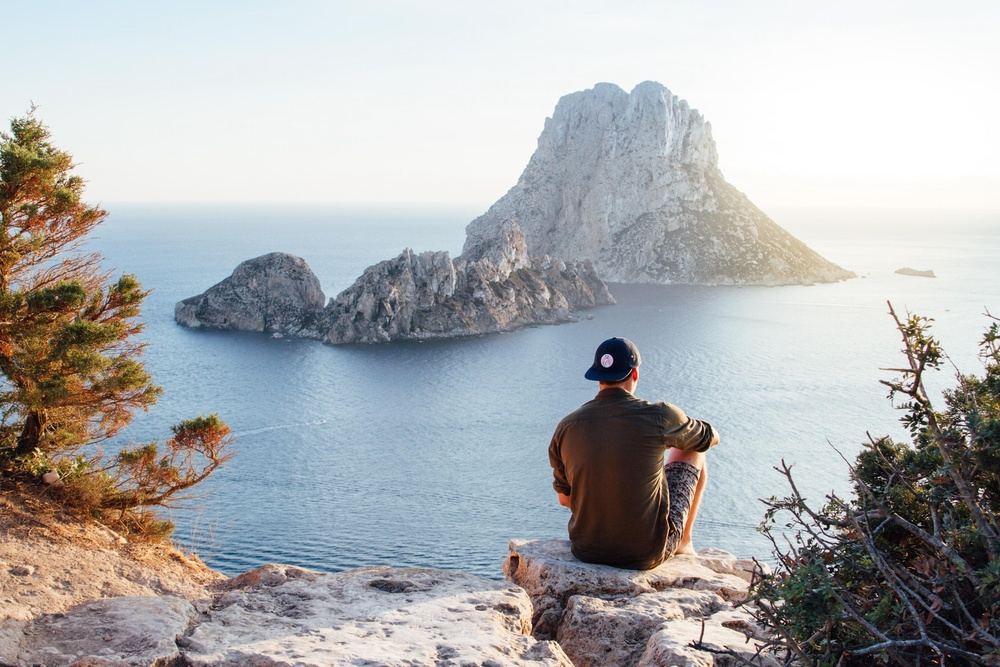
#> input picture images/adventure.jpeg, 1000 x 667 px, shrunk from 1920 x 1280 before the run, given in place of the camera
$ python 15_Morphological_Transformations_using_Camera.py
#> lines starting #> are read from the running program, lines starting #| are printed output that depends on the picture; after the words box and inside, x2 and y2 are one past the last pixel; in counts of white or black regions, pixels touching at a corner belong together
"""
Morphological transformations are normally performed on binary images.

A kernal tells you how to change the value of any given pixel by combining it with different amounts of the nighboring pixels.

"""
import cv2
import numpy as np


def nothing(x):
    pass


cap = cv2.VideoCapture(0)
cv2.namedWindow("Trackbars", cv2.WINDOW_NORMAL)
cv2.createTrackbar("LH", "Trackbars", 0, 179, nothing)
#> slider 'LH' is set to 35
cv2.createTrackbar("LS", "Trackbars", 0, 255, nothing)
#> slider 'LS' is set to 51
cv2.createTrackbar("LV", "Trackbars", 0, 255, nothing)
#> slider 'LV' is set to 51
cv2.createTrackbar("UH", "Trackbars", 179, 179, nothing)
cv2.createTrackbar("US", "Trackbars", 255, 255, nothing)
cv2.createTrackbar("UV", "Trackbars", 255, 255, nothing)

while(cap.isOpened()):
    ret, frame = cap.read()
#> frame is the input picture: shape (667, 1000, 3); mean B, G, R 175.1, 174, 172.9
    if ret:

        l_h = cv2.getTrackbarPos("LH", "Trackbars")
        l_s = cv2.getTrackbarPos("LS", "Trackbars")
        l_v = cv2.getTrackbarPos("LV", "Trackbars")
        u_h = cv2.getTrackbarPos("UH", "Trackbars")
        u_s = cv2.getTrackbarPos("US", "Trackbars")
        u_v = cv2.getTrackbarPos("UV", "Trackbars")

        hsv = cv2.cvtColor(frame, cv2.COLOR_BGR2HSV)
#> hsv: shape (667, 1000, 3); mean H, S, V 72.5, 42, 185.5
        lower_blue = np.array([l_h, l_s, l_v])
        upper_blue = np.array([u_h, u_s, u_v])
        mask = cv2.inRange(hsv, lower_blue, upper_blue)
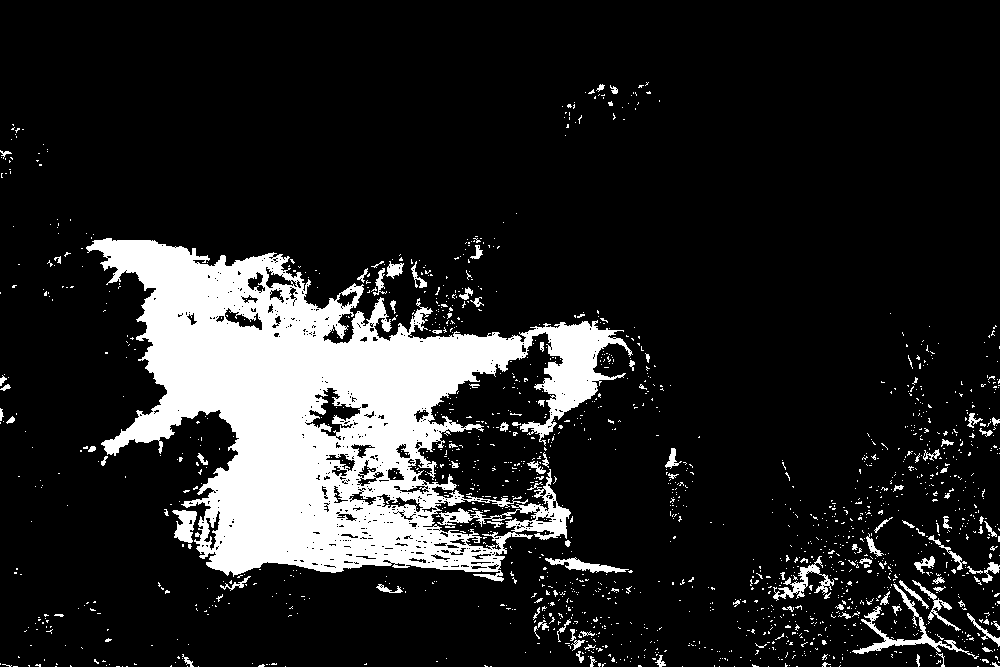
#> mask: shape (667, 1000); 14.4% white; 1623 white regions (1520 under 20 px), largest, box (x1, y1, x2, y2) and area: (86, 238, 633, 582) 82870, (852, 584, 979, 659) 1145, (773, 556, 834, 601) 691
        kernel = np.ones((5, 5), np.uint8)
        erosion = cv2.erode(mask, kernel)
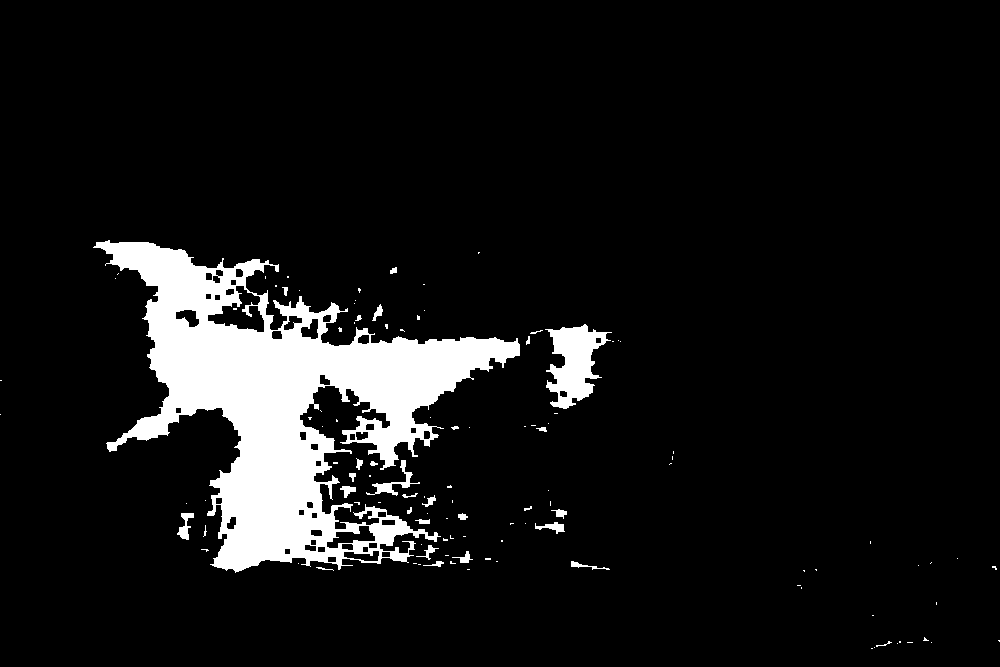
#> erosion: shape (667, 1000); 8.6% white; 115 white regions (85 under 20 px), largest, box (x1, y1, x2, y2) and area: (93, 240, 520, 573) 52107, (545, 324, 612, 409) 3000, (366, 460, 420, 496) 384
        dilation = cv2.dilate(mask, kernel)
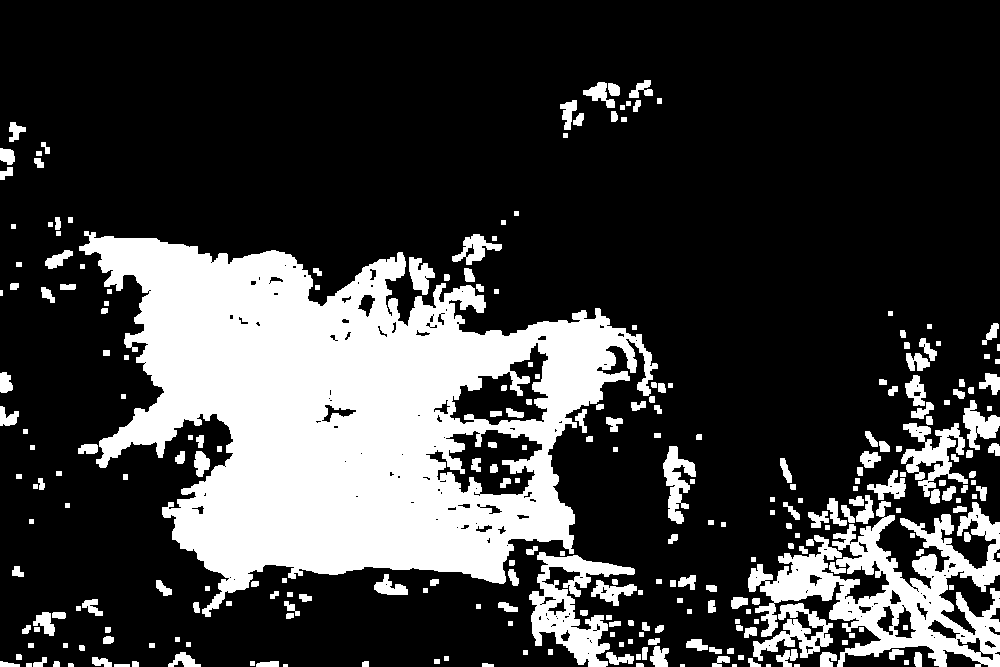
#> dilation: shape (667, 1000); 24.3% white; 277 white regions (7 under 20 px), largest, box (x1, y1, x2, y2) and area: (79, 231, 658, 617) 112173, (748, 501, 1000, 667) 17223, (529, 552, 635, 667) 4839
        opening = cv2.morphologyEx(mask, cv2.MORPH_OPEN, kernel, iterations=2)
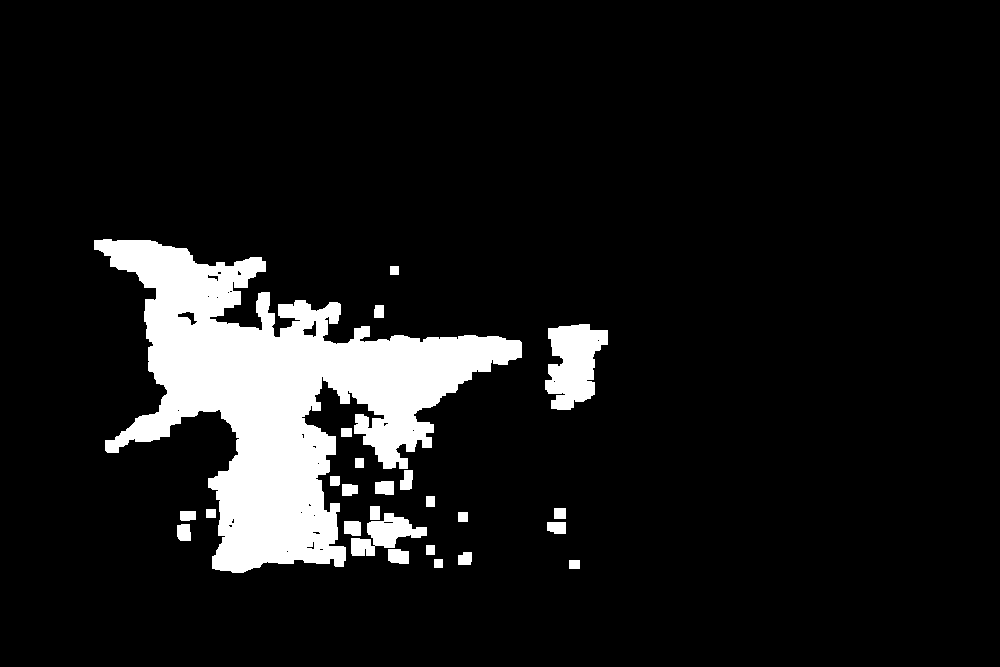
#> opening: shape (667, 1000); 9.6% white; 25 white regions, largest, box (x1, y1, x2, y2) and area: (94, 239, 522, 573) 55841, (545, 324, 608, 410) 3658, (351, 513, 427, 556) 1565
        closing = cv2.morphologyEx(mask, cv2.MORPH_CLOSE, kernel)
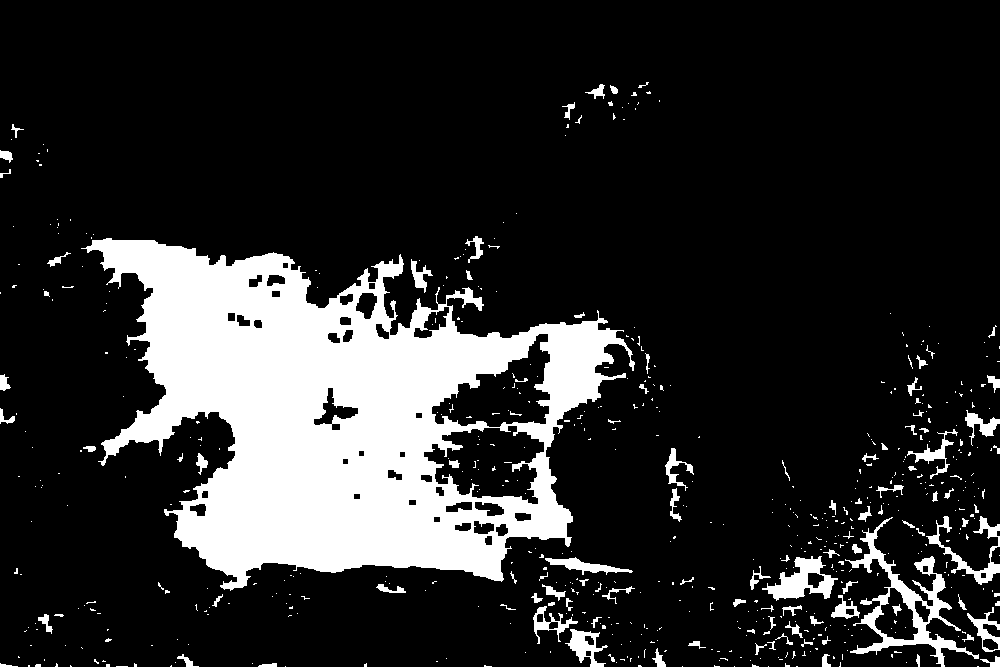
#> closing: shape (667, 1000); 17.1% white; 598 white regions (490 under 20 px), largest, box (x1, y1, x2, y2) and area: (81, 238, 635, 591) 96529, (845, 517, 979, 667) 3785, (762, 556, 838, 601) 1486
        result = cv2.bitwise_and(frame, frame, mask=mask)
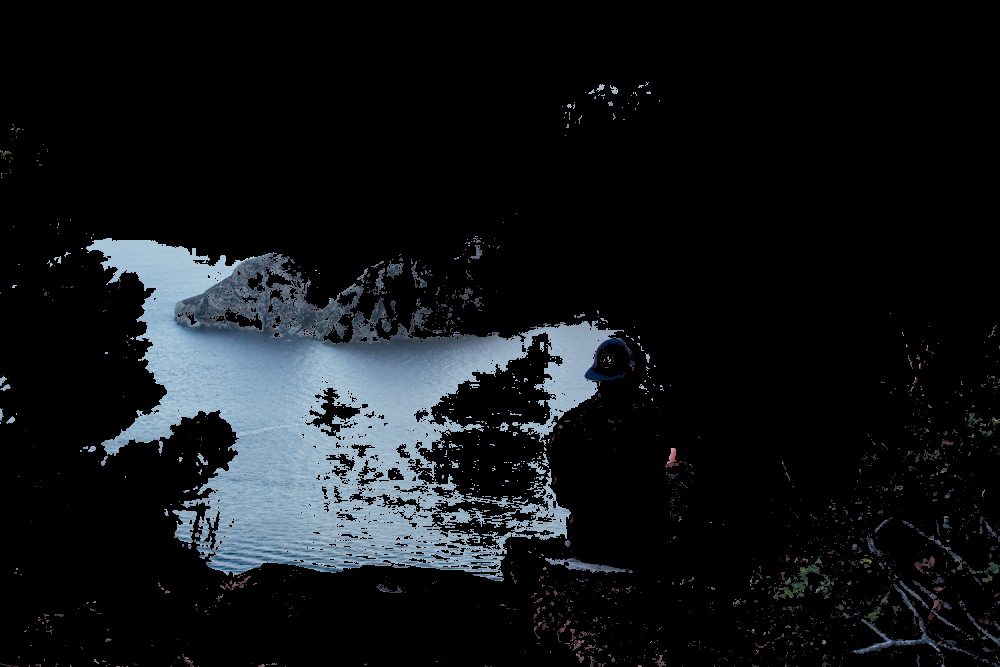
#> result: shape (667, 1000, 3); mean B, G, R 24.1, 21.4, 18.2

        object = cv2.add(frame, frame, mask=erosion)
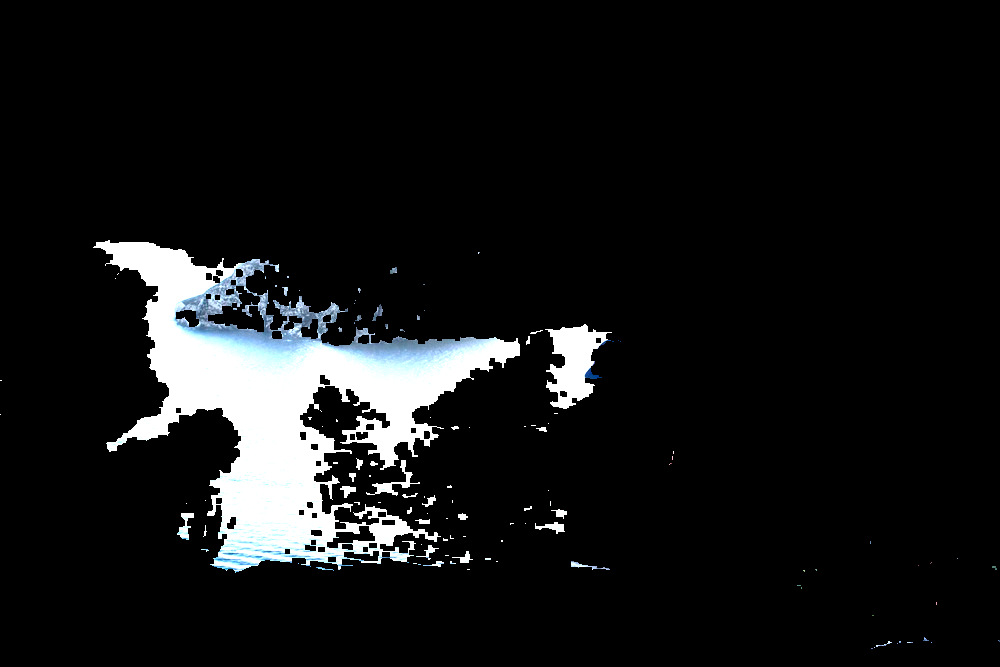
#> object: shape (667, 1000, 3); mean B, G, R 21.4, 20.9, 20.1
        cv2.imshow("frame", frame)
        cv2.imshow("Object", object)
        cv2.imshow("mask", mask)
        cv2.imshow("erosion", erosion)
        cv2.imshow("dilation", dilation)
        cv2.imshow("Opening", opening)
        cv2.imshow("Closing", closing)

    key = cv2.waitKey(1)
#> (key Esc is pressed here)
    if key == 27:
        break
cap.release()
cv2.destroyAllWindows()

$ run again, on images/baseball_ball.png
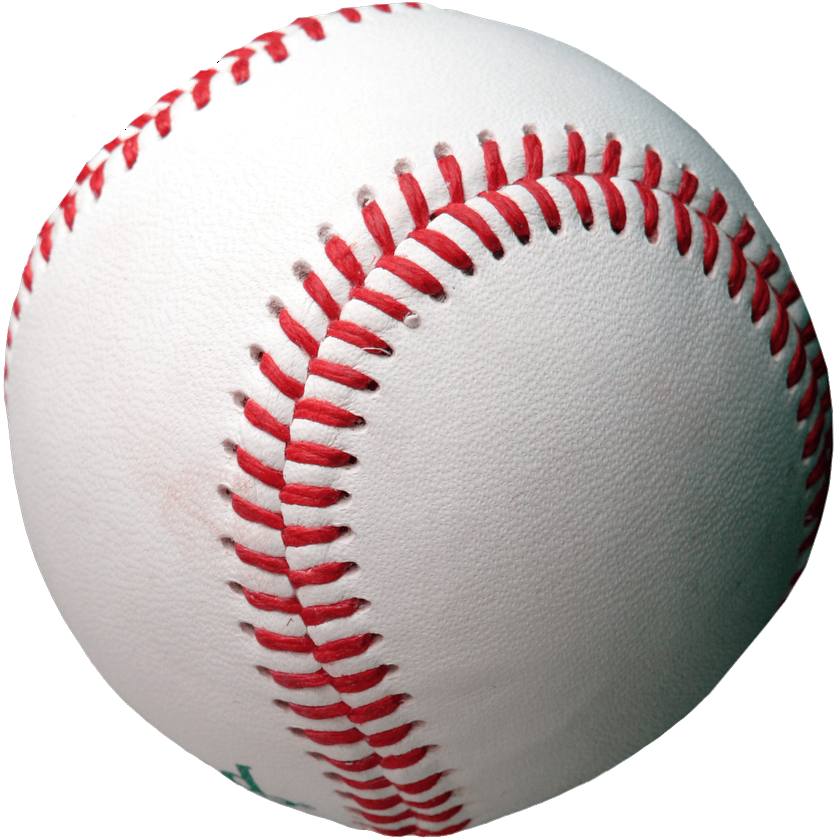
#> input picture images/baseball_ball.png, 840 x 840 px, shrunk from 1500 x 1500 before the run, given in place of the camera
#> frame is the input picture: shape (840, 840, 3); mean B, G, R 188.5, 188.8, 200.5
#> hsv: shape (840, 840, 3); mean H, S, V 32.9, 25.2, 201.8
#> `mask = cv2.inRange(hsv, lower_blue, upper_blue)`:
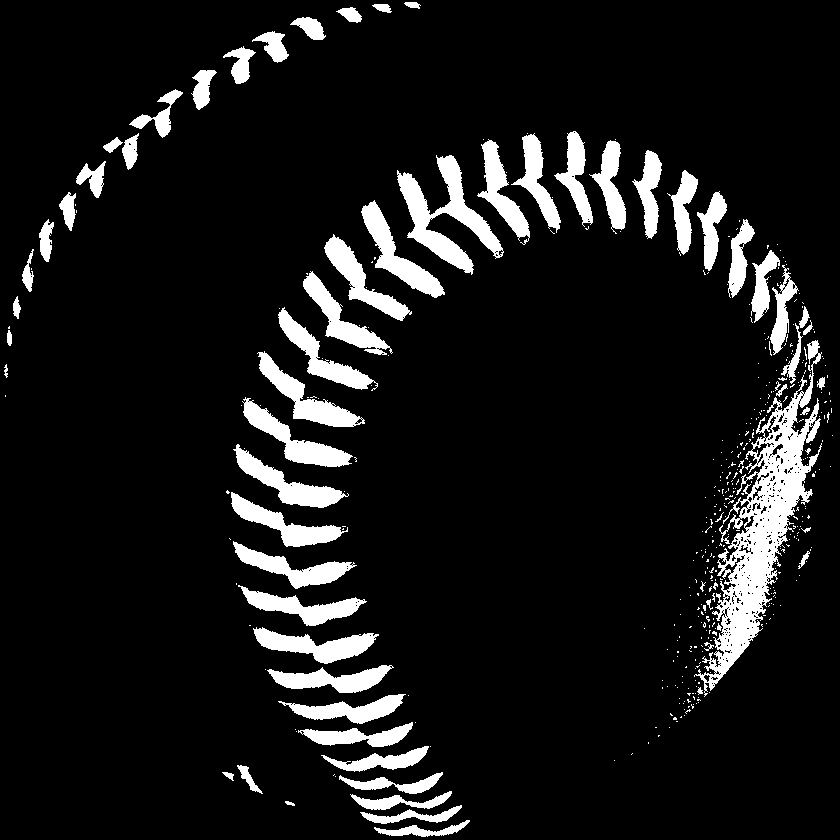
#> mask: shape (840, 840); 9.7% white; 434 white regions (368 under 20 px), largest, box (x1, y1, x2, y2) and area: (694, 340, 822, 697) 11806, (397, 155, 504, 275) 4185, (361, 200, 445, 298) 2295
#> erosion: shape (840, 840); 4.9% white; 108 white regions (45 under 20 px), largest, box (x1, y1, x2, y2) and area: (726, 427, 804, 663) 2850, (364, 204, 441, 295) 1529, (400, 176, 470, 271) 1442
#> dilation: shape (840, 840); 15.5% white; 82 white regions, largest, box (x1, y1, x2, y2) and area: (668, 217, 834, 724) 30710, (395, 153, 506, 277) 5838, (247, 623, 396, 695) 5478
#> opening: shape (840, 840); 6.9% white; 53 white regions, largest, box (x1, y1, x2, y2) and area: (363, 205, 442, 296) 2186, (244, 403, 348, 467) 2115, (399, 174, 472, 270) 2100
#> closing: shape (840, 840); 10.9% white; 136 white regions (89 under 20 px), largest, box (x1, y1, x2, y2) and area: (679, 245, 832, 714) 21924, (397, 155, 504, 275) 4278, (253, 627, 394, 693) 4012
#> `object = cv2.add(frame, frame, mask=erosion)`:
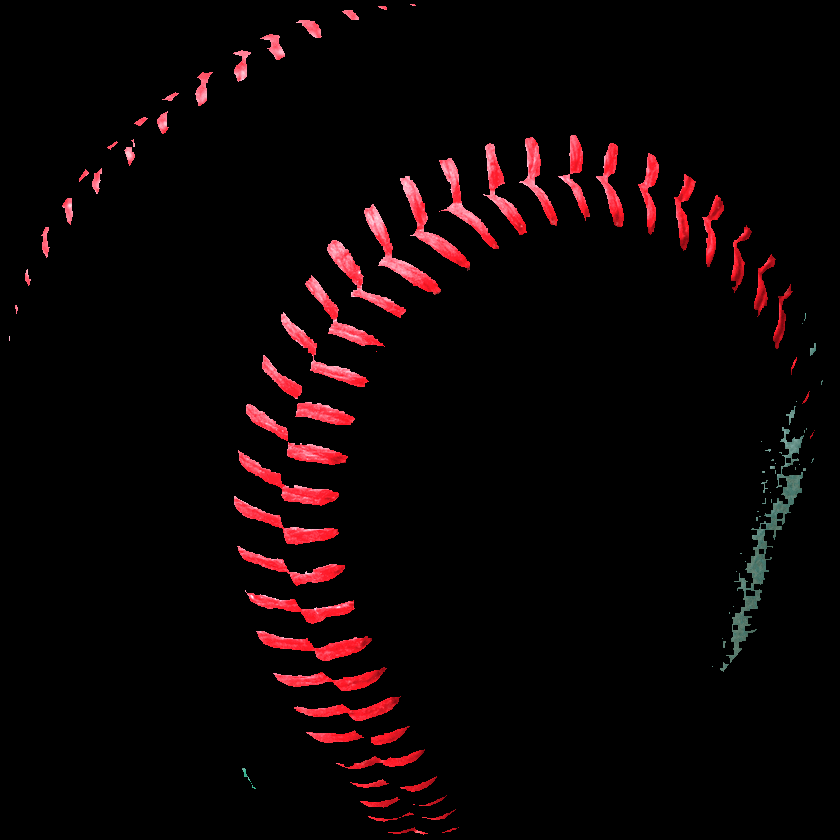
#> object: shape (840, 840, 3); mean B, G, R 4.4, 3.7, 11.3
